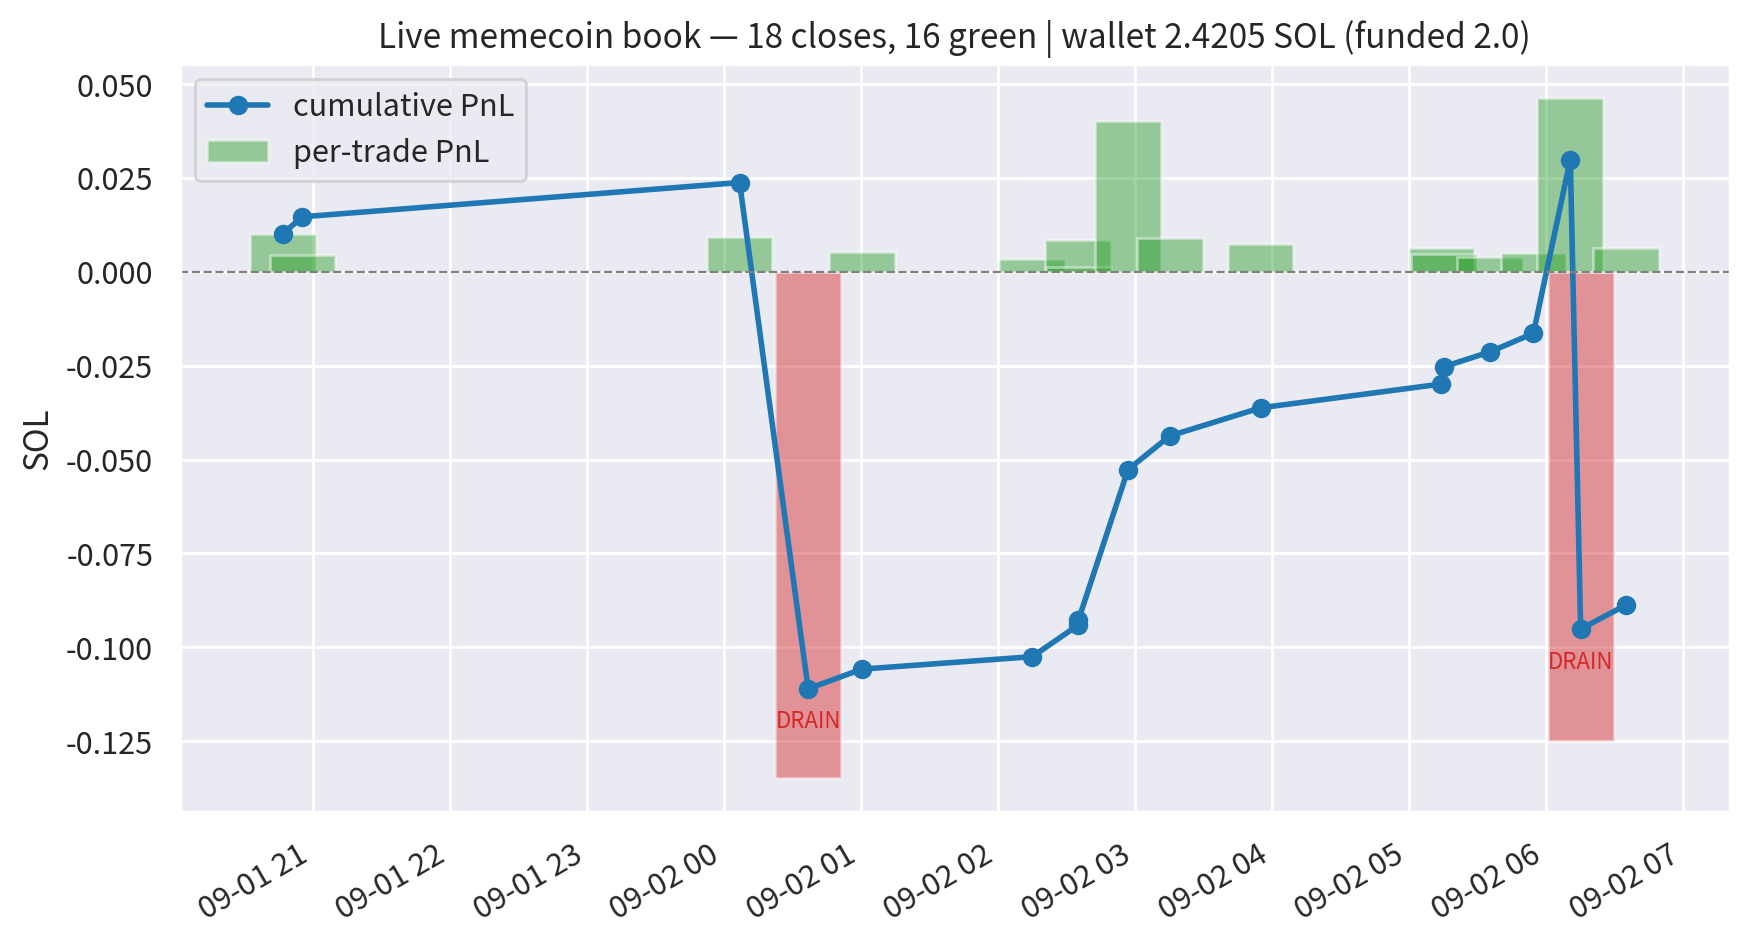

Write the Python code that produced this figure.
import json, sys, urllib.request
from pathlib import Path
from datetime import datetime, timezone

sys.path.insert(0, str(Path(sys.executable).parent.parent.parent))
from daimon_runtime import setup_plot
import pandas as pd
import seaborn as sns
import matplotlib.pyplot as plt

W = "CQcKkSee9bdHZ1bejYFDUXVtodbfKHe2KSx6AaAnTW2K"

# exit timestamps from trade log
sells = {}
for line in open("mfg_live_trades.jsonl"):
    r = json.loads(line)
    if r.get("action") == "pool_sell":
        sells[r["mint"]] = r["ts"]

d = json.load(open("live_positions.json"))
rows = []
for mint, p in d.items():
    if p["open"] or p.get("pnl_sol") is None:
        continue
    rows.append({
        "mint": mint[:8],
        "exit_t": sells.get(mint, p["entry_t"] + 900),
        "pnl": p["pnl_sol"],
        "reason": p.get("closed_reason", "?"),
    })
df = pd.DataFrame(rows).sort_values("exit_t").reset_index(drop=True)
df["cum"] = df["pnl"].cumsum()
df["t"] = pd.to_datetime(df["exit_t"], unit="s", utc=True).dt.tz_convert("Europe/London")

req = urllib.request.Request("https://api.mainnet-beta.solana.com",
    data=json.dumps({"jsonrpc":"2.0","id":1,"method":"getBalance","params":[W]}).encode(),
    headers={"Content-Type":"application/json"})
bal = json.load(urllib.request.urlopen(req, timeout=30))["result"]["value"] / 1e9

setup_plot()
fig, ax = plt.subplots(figsize=(10, 5.5))
colors = ["#d62728" if p < 0 else "#2ca02c" for p in df["pnl"]]
ax.bar(df["t"], df["pnl"], color=colors, alpha=0.45, width=0.02, label="per-trade PnL")
ax.plot(df["t"], df["cum"], marker="o", color="#1f77b4", lw=2, label="cumulative PnL")
for _, r in df[df["pnl"] < -0.05].iterrows():
    ax.annotate("DRAIN", (r["t"], r["cum"]), textcoords="offset points",
                xytext=(0, -14), ha="center", fontsize=8, color="#d62728")
ax.axhline(0, color="gray", lw=0.8, ls="--")
ax.set_title(f"Live memecoin book — {len(df)} closes, {int((df['pnl']>0).sum())} green | wallet {bal:.4f} SOL (funded 2.0)")
ax.set_ylabel("SOL")
ax.legend()
fig.autofmt_xdate()
fig.savefig("equity_curve.png", dpi=200, bbox_inches="tight")
print("wallet:", bal)
print(df[["mint","reason","pnl","cum"]].to_string())
